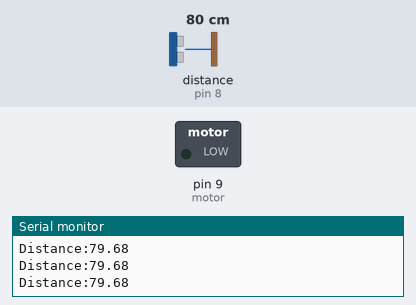
Bench run of a sketch on a simulated Arduino Uno, built with avr-gcc and run on an emulated ATmega328P. Parts: switched loads named in the sketch (green lamp = pin HIGH), the last lines printed to the serial monitor. Wiring (inferred from the names in the program): ultrasonic range finder: trigger pin 7; echo pin 8. Inputs (shaded band) come from the test bench; at power-on: distance to the obstacle (sensor on pin 8) 80 cm. The echo pulse lasts 58.3 µs per cm; pins used as bus, display or sensor lines are not drawn.

Above: at 1.2 s.
1.3 s: distance to the obstacle (sensor on pin 8) set to 34 cm
2.8 s: distance to the obstacle (sensor on pin 8) set to 27 cm
At 4.1 s:
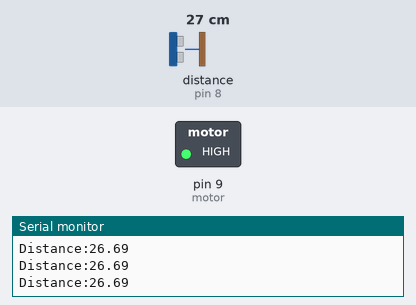
4.4 s: distance to the obstacle (sensor on pin 8) set to 7 cm
7.4 s: distance to the obstacle (sensor on pin 8) set to 4 cm
At 8.1 s:
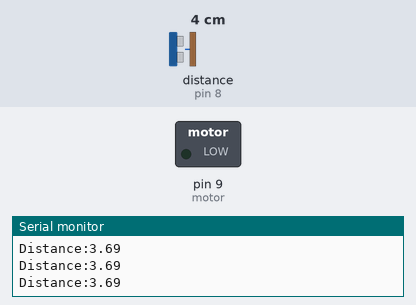
9.0 s: distance to the obstacle (sensor on pin 8) set to 9 cm
At 9.9 s:
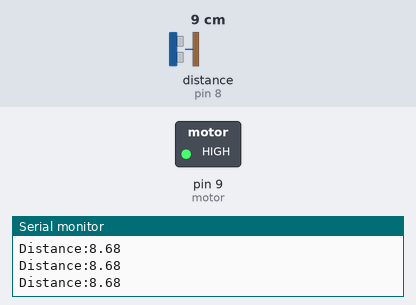
Timing chart, 0 to 11.6 s (numbered marks = the images above; inputs shaded):
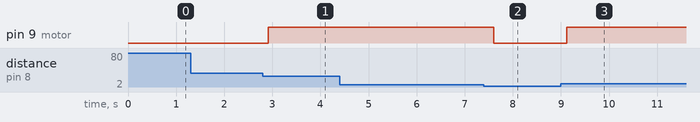

Measured:
- the behaviour switches between 31 and 30 cm on distance to the obstacle (sensor on pin 8) (found by bisection; images 0 and 1)
- the behaviour switches between 6 and 5 cm on distance to the obstacle (sensor on pin 8) (found by bisection; images 1 and 2)
- after the input at 2.8 s, pin 9 (motor): LOW → HIGH after 0.12 s
- after the input at 7.4 s, pin 9 (motor): HIGH → LOW after 0.20 s
- after the input at 9.0 s, pin 9 (motor): LOW → HIGH after 0.12 s

The sketch:

smart_water_tank.ino
```cpp
//initialize pins for ultrasonic sensor
const int trigPin=7; //throw sound wave
const int echoPin=8; //receive sound

//initinalize pin for motor
int motor=9;

float duration, distance;

void setup() {
  // put your setup code here, to run once:
pinMode(trigPin, OUTPUT);
pinMode(echoPin, INPUT);
pinMode(motor, OUTPUT);

Serial.begin(9600);
}

void loop() {
  // put your main code here, to run repeatedly:

  //use ultrasonic sensor
  digitalWrite(trigPin,LOW);
  delayMicroseconds(2);
  digitalWrite(trigPin,HIGH);
  delayMicroseconds(10);
  digitalWrite(trigPin,LOW);
  duration=pulseIn(echoPin,HIGH);

  //Calculate Distance
  distance=(duration*.0343)/2;
  Serial.print("Distance:");
  Serial.println(distance);
  delay(100);

  //Control Motor
    if(distance < 5){
      digitalWrite(motor,LOW);

      }
      else if (distance <=30){

        digitalWrite(motor,HIGH);
        }
      else{
        digitalWrite(motor,LOW);
      }

 }
```
